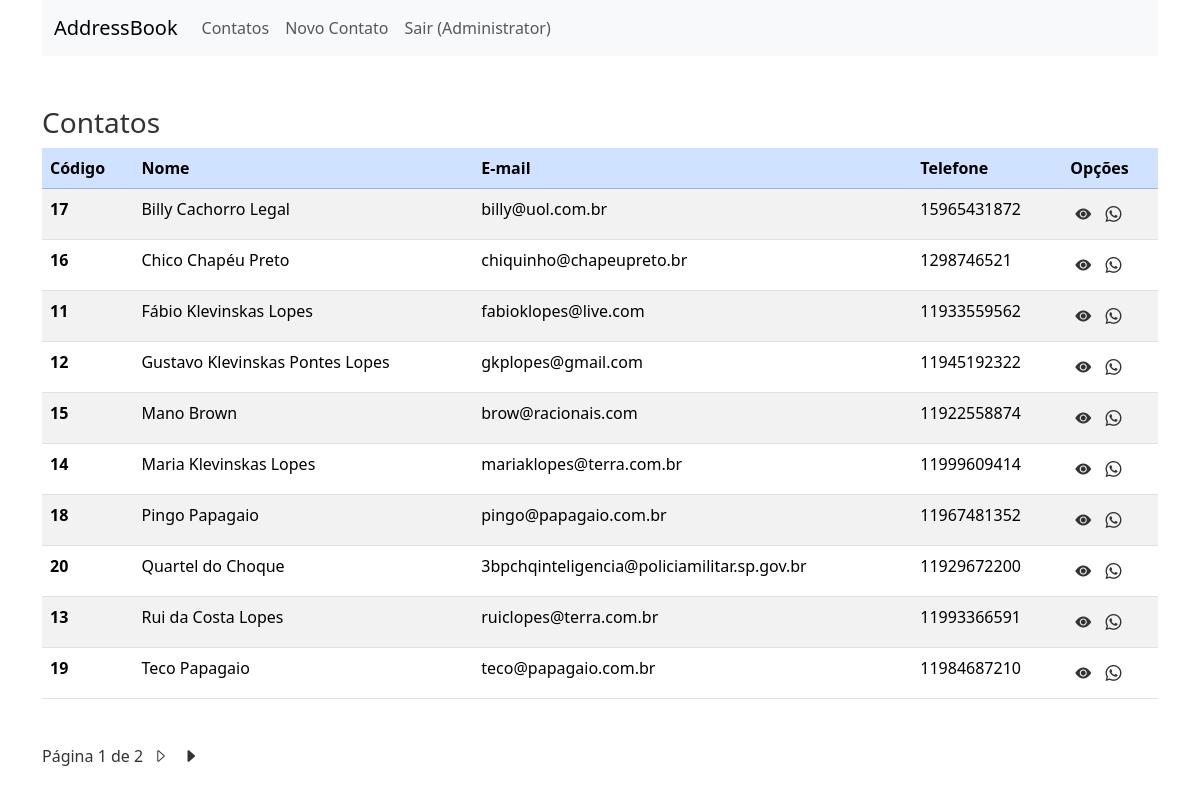
The app's page / (signed in), older data.
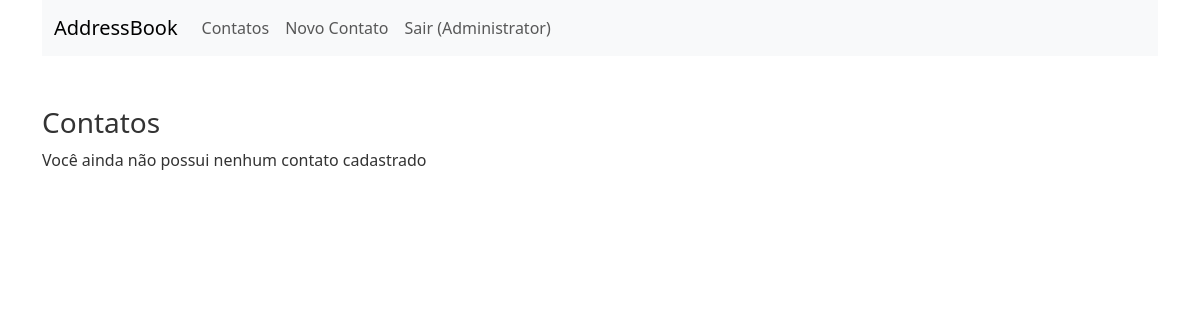
The same page, newer data.
### contatos/models.py (models this page shows, shortened)
class Contact(models.Model):
    class Meta:
        ordering = ['name']
    name = models.CharField(max_length=100, blank=False, null=False)
    email = models.EmailField(max_length=100, blank=False, null=False)
    phone = models.CharField(max_length=15, unique=True, blank=False, null=False)
    active = models.BooleanField(default=True)
    created_by = models.CharField(max_length=20, null=False, blank=False)
    created_at = models.DateTimeField(auto_now_add=True, blank=True, null=True)
    updated_at = models.DateTimeField(auto_now=True, blank=True, null=True)

### contatos/views.py (the view)
# urls.py: path('', views.contacts, name='principal'),
def contacts(request):
    contact_list = Contact.objects.all()
    paginator = Paginator(contact_list, 10)
    page_number = request.GET.get('page')
    page = paginator.get_page(page_number)
    return render(request, 'contacts.html', {"contact_list": contact_list, "page": page})

### templates/contacts.html (shortened to what this page needs)
{% extends 'template.html' %}
{% block content %}
    <div class="content">
        <h3>Contatos</h3>
        {% if user.is_authenticated %}
            {% if contact_list %}
                <table class="table table-striped table-hover">
                    <thead>
                    <tr class="table-primary">
                        <th scope="col">Código</th>
                        <th scope="col">Nome</th>
                        <th scope="col">E-mail</th>
                        <th scope="col">Telefone</th>
                        <th scope="col">Opções</th>
                    </tr>
                    </thead>
                    <tbody>
                    {% for c in page %}
                        <tr>
                            <th scope="row">{{ c.id }}</th>
                            <td>{{ c.name }}</td>
                            <td>{{ c.email }}</td>
                            <td>{{ c.phone }}</td>
                            <td class="align-center">
                                <a href="{% url 'view_contact' c.id %}"><i class="bi bi-eye-fill"></i></a>
                                <a href="https://web.whatsapp.com/send?phone={{ c.phone }}" target="_blank"><i class="bi bi-whatsapp"></i></a>
                            </td>
                        </tr>
                    {% endfor %}
                    </tbody>
                </table>
                <br>
                <div class="pagination">
                    <span class="step-links">
                        <span class="current">
                            Página {{ page.number }} de {{ page.paginator.num_pages }}
                        </span>
                        {% if page.has_next %}
                            <a href="?page={{ page.next_page_number }}"><i class="bi bi-caret-right" title="Próxima"></i></a>
                            <a href="?page={{ page.paginator.num_pages }}"><i class="bi bi-caret-right-fill" title="Última"></i></a>
                        {% endif %}
                    </span>
                </div>
            {% else %}
                <p>Você ainda não possui nenhum contato cadastrado</p>
            {% endif %}
        {% else %}
            <p>Faça o login para visualizar os contatos.</p>
        {% endif %}
    </div>
{% endblock %}

### templates/template.html (shortened to what this page needs)
{% load static %}
<!DOCTYPE html>
<html lang="pt-br">
<head>
    <link rel="stylesheet" href="{% static 'css/styles.css' %}">
    <link href="https://cdn.jsdelivr.net/npm/bootstrap@5.3.3/dist/css/bootstrap.min.css" rel="stylesheet"/>
    <link rel="stylesheet" href="https://cdn.jsdelivr.net/npm/bootstrap-icons@1.11.3/font/bootstrap-icons.min.css">
</head>
<body>
<div class="container">
    <nav class="navbar navbar-expand-lg bg-body-tertiary">
        <div class="container-fluid">
            <a class="navbar-brand" href="{% url 'principal' %}">AddressBook</a>
            <div class="collapse navbar-collapse" id="navbarNav">
                <ul class="navbar-nav">
                    {% if user.is_authenticated %}
                        <li class="nav-item">
                            <a class="nav-link" href="{% url 'contacts' %}">Contatos</a>
                        </li>
                        <li class="nav-item">
                            <a class="nav-link" href="{% url 'new_contact' %}">Novo Contato</a>
                        </li>
                        <li class="nav-item">
                            <a class="nav-link" href="{% url 'logout_view' %}">Sair ({{ user.first_name }})</a>
                        </li>
                    {% else %}
                        <li class="nav-item">
                            <a class="nav-link" href="{% url 'security' %}">Login</a>
                        </li>
                    {% endif %}
                </ul>
            </div>
        </div>
    </nav>
    {% block content %}
    {% endblock %}
</div>
</body>
</html>

### contatos/static/css/styles.css (style rules this page uses)
* { color: #333; }
.content { margin-top: 50px; }

Row changes from the older to the newer data that the page shows:
removed Contact: id "17", name "Billy Cachorro Legal", email "billy@uol.com.br", phone "15965431872"
removed Contact: id "16", name "Chico Chapéu Preto", email "chiquinho@chapeupreto.br", phone "1298746521"
removed Contact: id "11", name "Fábio Klevinskas Lopes", email "fabioklopes@live.com", phone "11933559562"
removed Contact: id "12", name "Gustavo Klevinskas Pontes Lopes", email "gkplopes@gmail.com", phone "11945192322"
removed Contact: id "15", name "Mano Brown", email "brow@racionais.com", phone "11922558874"
removed Contact: id "14", name "Maria Klevinskas Lopes", email "mariaklopes@terra.com.br", phone "11999609414"
removed Contact: id "18", name "Pingo Papagaio", email "pingo@papagaio.com.br", phone "11967481352"
removed Contact: id "20", name "Quartel do Choque", email "3bpchqinteligencia@policiamilitar.sp.gov.br", phone "11929672200"
removed Contact: id "13", name "Rui da Costa Lopes", email "ruiclopes@terra.com.br", phone "11993366591"
removed Contact: id "19", name "Teco Papagaio", email "teco@papagaio.com.br", phone "11984687210"
Text that changed along with them:
{{ page.number }}: "1" → (not shown)
{{ page.paginator.num_pages }}: "2" → (not shown)
text no longer shown: "Código Nome E-mail Telefone Opções Página de"
text now shown: "Você ainda não possui nenhum contato cadastrado"
